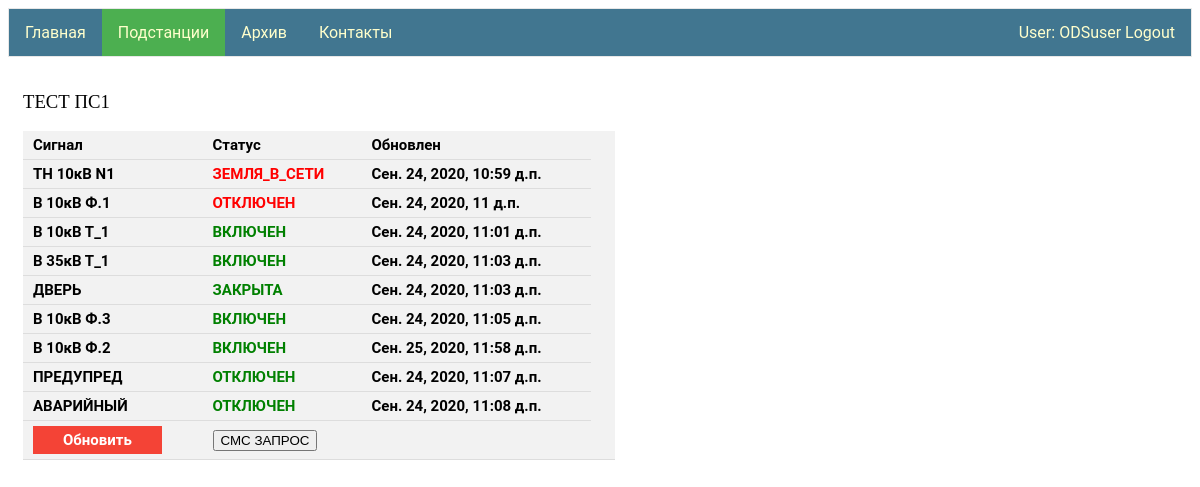
The app's page /ps/ТЕСТ ПС1/ (signed in) with its own data.
### signal_PS/models.py (models this page shows)
class Signal(models.Model):
    type = models.ForeignKey(Signal_type, on_delete=models.CASCADE)
    voltage = models.ForeignKey(Voltage,null=True,blank=True, on_delete=models.SET_NULL)
    name = models.CharField(max_length=50,blank=True)
    status = models.ForeignKey(Signal_status, on_delete=models.CASCADE)
    ps = models.ForeignKey(Ps, on_delete=models.CASCADE)
    date_up = models.DateTimeField()

class Signal_type(models.Model):
    type = models.CharField(max_length=12, primary_key=True)
    inversion = models.BooleanField()

class Voltage(models.Model):
    value = models.CharField(max_length=10, primary_key=True)

class Signal_status(models.Model):
    status = models.CharField(max_length=30, primary_key=True)
    boolean_status = models.BooleanField()

### signal_PS/views.py (the view)
# urls.py: path('<str:name_ps>/', views.views_ps),
@login_required
def views_ps(request, name_ps):
    signals = get_signals_of_ps(name_ps)
    sms_request = SmsRequest()
    status = ""
    if request.method == "POST":
        number_ps = get_ps_tel_number(name_ps)
        sms_request.set_sending_status(number_ps)
        status = ">>> отправлено"
    data = {"signals": signals, "name": name_ps, "status": status}
    return render(request, "PS.html", context=data)

### signal_PS/templates/PS.html (shortened to what this page needs)
{% extends "base.html" %}
{% block li2 %}<a class="active" href="/ps">Подстанции</a>{% endblock li2 %}
{% block logic1 %}
<div class="column">
    <h3 style="font-family:verdana;"> {{name}} </h3>
 {% if signals.count > 0 %}
    <table >
      <tr><th>Сигнал</th><th>Статус</th><th>Обновлен</th></tr>
        {% for  signal in signals %}
            <tr><th>{{ signal.type.type }} {{ signal.voltage.value }} {{ signal.name }} </th>
                {% if signal.type.inversion == signal.status.boolean_status %}
                <th style="color:Red;">{{ signal.status.status }}</th>
                {% else %}
                <th style="color:Green;">{{ signal.status.status }}</th>
                {% endif %}
            <th> {{ signal.date_up }} </th></tr>
        {% endfor %}
    <tr><th><a id="para1" href="/ps/{{name}}">Обновить</a></th><th><form  method="POST">
        <input type="submit" value="СМС ЗАПРОС"></form></th><th style="color:MediumSeaGreen;">{{status}}</th><th><tr>
    </table>
    {% else %}
        <h3 style="font-family:verdana;"> нет данных </h3>
        <form  method="POST"><input type="submit" value="СМС ЗАПРОС"></form>
 {% endif %}
    </div>
{% endblock logic1 %}

### my_app/templates/base.html (shortened to what this page needs)
<!DOCTYPE html>
{% load staticfiles %}
<html>
<head>
   <link rel="stylesheet" href={% static "css/styles.css" %} />
</head>
<body>
    {% if user.is_authenticated %}
        <ul>
            <li>{% block li1 %}<a href="/">Главная</a>{% endblock li1 %}</li>
            <li>{% block li2 %}<a href="/ps">Подстанции</a>{% endblock li2 %}</li>
            <li>{% block li5 %}<a href="/archive">Архив</a>{% endblock li5 %}</li>
                <li style="float:right"><a  href="{% url 'logout'%}?next={{request.path}}">User: {{ user.get_username }} Logout</a></li>
            {% else %}
                <li style="float:right"><a href="{% url 'login'%}?next={{request.path}}">Login</a></li>
            {% endif %}
             <li>{% block li3 %}<a href="/contacts">Контакты</a>{% endblock li3 %}</li>
        </ul>
  {% block logic1 %}{% endblock logic1 %}
</body>
</html>

### my_app/static/css/styles.css (style rules this page uses)
ul { font-family: "Roboto","Lucida Grande","DejaVu Sans","Bitstream Vera Sans",Verdana,Arial,sans-serif; list-style-type: none; margin: 0; padding: 0; overflow: hidden; border: 1px solid #e7e7e7; background-color: #417690; }
#para1 { background-color: #f44336; color: white; padding: 5px 30px; text-align: center; text-decoration: none; display: inline-block; }
li { float: left; }
li a { display: block; color: #ffc; text-align: center; padding: 14px 16px; text-decoration: none; }
h3 { font-family: 'Roboto'; src: url('../fonts/Roboto-Bold-webfont.woff'); font-weight: 500; text-align: center; }
.active { background-color: #4CAF50; }

### signal_PS/templates/PS.html (style rules this page uses)
.column { float: left; width: 50%; padding: 15px; }
h3 { text-align: left; }
table { border-collapse: collapse; width: 100%; background-color: #f2f2f2; }
th, td { font-family: 'Roboto'; src: url('../fonts/Roboto-Bold-webfont.woff'); padding: 5px 10px; text-align: left; border-bottom: 1px solid #ddd; font-size: 15px }

### records on screen
Signal: type.type "ТН", voltage.value "10кВ", name "N1", status.status "ЗЕМЛЯ_В_СЕТИ", date_up "Сен. 24, 2020, 10:59 д.п."
Signal: type.type "В", voltage.value "10кВ", name "Ф.1", status.status "ОТКЛЮЧЕН", date_up "Сен. 24, 2020, 11 д.п."
Signal: type.type "В", voltage.value "10кВ", name "Т_1", status.status "ВКЛЮЧЕН", date_up "Сен. 24, 2020, 11:01 д.п."
Signal: type.type "В", voltage.value "35кВ", name "Т_1", status.status "ВКЛЮЧЕН", date_up "Сен. 24, 2020, 11:03 д.п."
Signal: type.type "ДВЕРЬ", status.status "ЗАКРЫТА", date_up "Сен. 24, 2020, 11:03 д.п."
Signal: type.type "В", voltage.value "10кВ", name "Ф.3", status.status "ВКЛЮЧЕН", date_up "Сен. 24, 2020, 11:05 д.п."
Signal: type.type "В", voltage.value "10кВ", name "Ф.2", status.status "ВКЛЮЧЕН", date_up "Сен. 25, 2020, 11:58 д.п."
Signal: type.type "ПРЕДУПРЕД", status.status "ОТКЛЮЧЕН", date_up "Сен. 24, 2020, 11:07 д.п."
Signal: type.type "АВАРИЙНЫЙ", status.status "ОТКЛЮЧЕН", date_up "Сен. 24, 2020, 11:08 д.п."

### other values on screen
{{ user.get_username }} "ODSuser"
{{ name }} "ТЕСТ ПС1"
